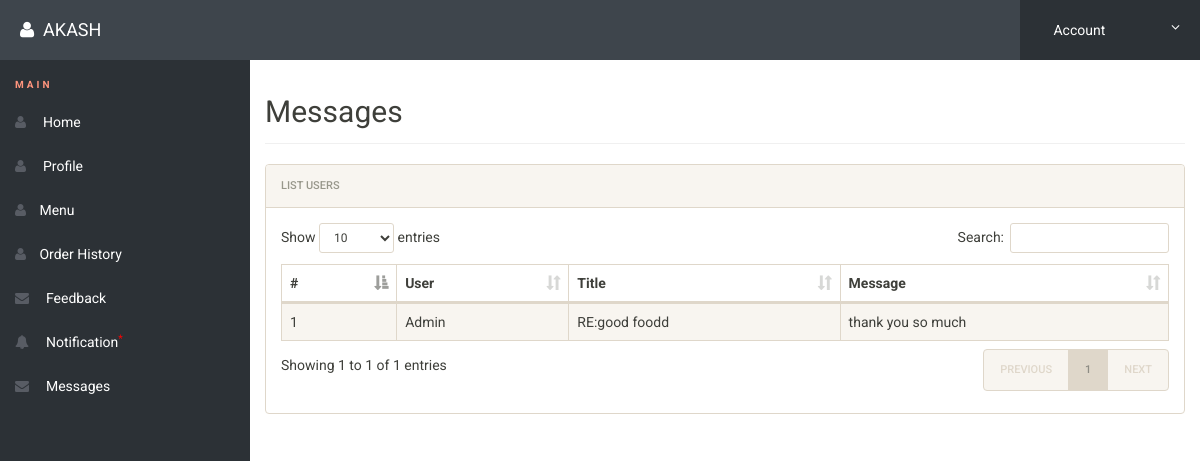
Page /messages.php (signed in) on the committed database.
### tables this page shows
CREATE TABLE `feedback` (
  `id` int(11) NOT NULL,
  `sender` varchar(50) NOT NULL,
  `reciver` varchar(50) NOT NULL,
  `title` varchar(100) NOT NULL,
  `feedbackdata` varchar(500) NOT NULL,
  `attachment` varchar(50) NOT NULL
);

### messages.php (the view, shortened to what this page needs)
<?php
include('includes/config.php');
if(strlen($_SESSION['alogin'])==0)
	{
header('location:index.php');
}
else{
 ?>
<!doctype html>
<html lang="en" class="no-js">
<head>
	<link rel="stylesheet" href="css/font-awesome.min.css">
	<link rel="stylesheet" href="css/bootstrap.min.css">
	<link rel="stylesheet" href="css/dataTables.bootstrap.min.css">
	<link rel="stylesheet" href="css/bootstrap-social.css">
	<link rel="stylesheet" href="css/bootstrap-select.css">
	<link rel="stylesheet" href="css/fileinput.min.css">
	<link rel="stylesheet" href="css/awesome-bootstrap-checkbox.css">
	<link rel="stylesheet" href="css/style.css">
</head>
<body>
	<?php include('includes/header.php');?>
	<div class="ts-main-content">
		<?php include('includes/leftbar.php');?>
		<div class="content-wrapper">
			<div class="container-fluid">
				<div class="row">
					<div class="col-md-12">
						<h2 class="page-title">Messages</h2>
						<div class="panel panel-default">
							<div class="panel-heading">List Users</div>
							<div class="panel-body">
								<table id="zctb" class="display table table-striped table-bordered table-hover" cellspacing="0" width="100%">
									<thead>
										<tr>
										       <th>#</th>
												<th>User</th>
												<th>Title</title>
												<th>Message</th>
										</tr>
									</thead>
									<tbody>
<?php
$reciver = $_SESSION['alogin'];
$sql = "SELECT * from  feedback where reciver = (:reciver)";
$query = $dbh -> prepare($sql);
$query-> bindParam(':reciver', $reciver, PDO::PARAM_STR);
$query->execute();
$results=$query->fetchAll(PDO::FETCH_OBJ);
$cnt=1;
if($query->rowCount() > 0)
{
foreach($results as $result)
{				?>
										<tr>
											<td><?php echo htmlentities($cnt);?></td>
                                            <td><?php echo htmlentities($result->sender);?></td>
											<td><?php echo htmlentities($result->title);?></td>
											<td><?php echo htmlentities($result->feedbackdata);?></td>
										</tr>
										<?php $cnt=$cnt+1; }} ?>
									</tbody>
								</table>
							</div>
						</div>
					</div>
				</div>
			</div>
		</div>
	</div>
</body>
</html>
<?php } ?>

### css/style.css (style rules this page uses)
html { font-size: 14px; }
@media only screen and (min-width: 480px) { html { font-size: 17px; } }
@media only screen and (min-width: 768px) { html { font-size: 14px; } }
body { font-size: 1em; }
.panel { overflow: hidden; }
.page-title { padding-bottom: 15px; margin-bottom: 20px; border-bottom: 1px solid #f0f0f0; }
.ts-main-content .content-wrapper { padding-top: 15px; margin-top: 60px; }
@media only screen and (min-width: 992px) { .ts-main-content .content-wrapper { margin-left: 250px; } }

### rows in the picture
feedback: sender "Admin", title "RE:good foodd", feedbackdata "thank you so much"

### other values in the picture
$_SESSION['nlogin'] "AKASH"
